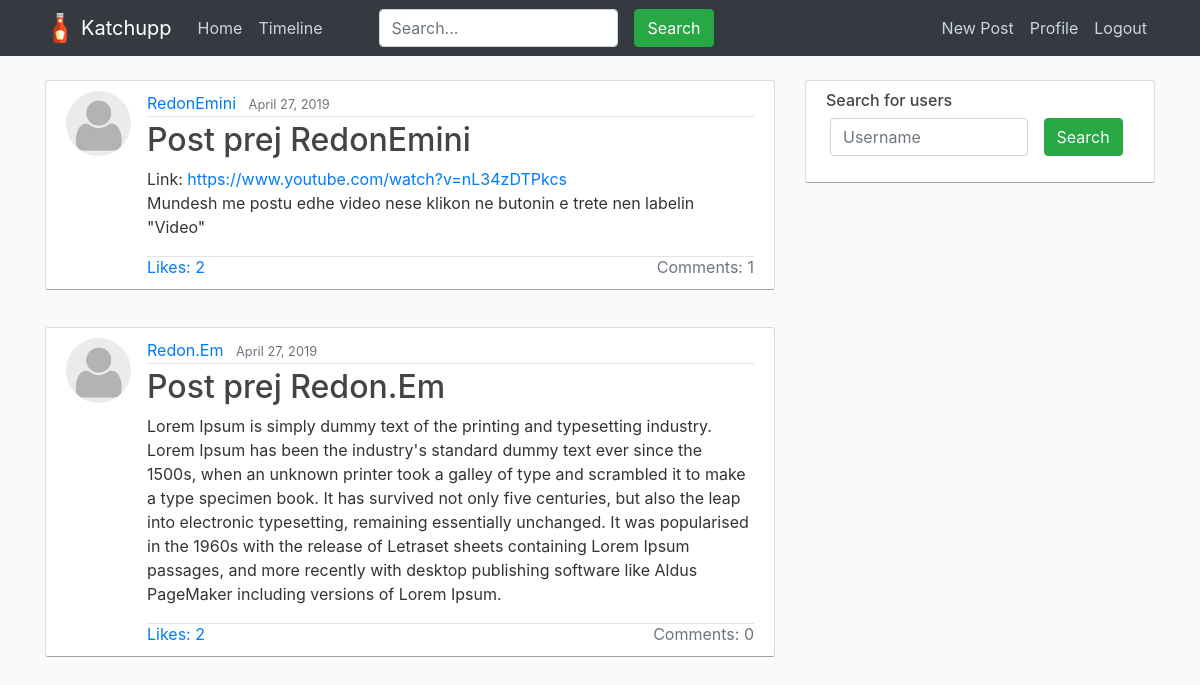
The app's page /timeline/ (signed in) with its own data.
### blogi/models.py (models this page shows, shortened)
class Post(models.Model):
	titulli = models.CharField(max_length=50, null= True, blank = True,verbose_name="Title")
	pershkrimi = models.TextField(max_length=1000, null= True, blank = True,verbose_name="Content")
	likes = models.ManyToManyField(User, related_name = "likes", blank = True)
	koha_posti = models.DateTimeField(default=timezone.now)
	autori = models.ForeignKey(User, on_delete=models.CASCADE)
	foto = models.ImageField(null= True, blank = True, height_field="height_field",width_field="width_field",upload_to="Fotot",verbose_name="Photo")
	foto2 = models.ImageField(null= True, blank = True, height_field="height_field",width_field="width_field",upload_to="Fotot",verbose_name="Second Photo")
	height_field = models.IntegerField(default=0, null= True, blank = True)
	width_field = models.IntegerField(default=0, null= True, blank = True)
	videofile= models.FileField(upload_to='videos', null=True, blank = True,verbose_name="Video")
	def __str__(self):
		if(self.titulli):
			return self.titulli + ", " + str(self.autori)
		else:
			return str(self.autori)
	def total_likes(self):
		return self.likes.count()

### users/models.py (models this page shows, shortened)
class Profile(models.Model):
    user = models.OneToOneField(User, on_delete=models.CASCADE)
    Name = models.CharField(null= True, blank = True, max_length=50, verbose_name="Name: ")
    Bio = models.TextField(max_length=500, null= True, blank = True,verbose_name="Bio: ")
    birth_date = models.DateTimeField(default=datetime.now,verbose_name="Born on: ")
    statusi = models.CharField(max_length = 50, null= True, blank = True, choices=statusi)
    image = models.ImageField(default='default.jpg', upload_to='profile_pics')
    friends = models.ManyToManyField(User, related_name = "friends", blank = True)
    followers = models.ManyToManyField(User, related_name = "followers", blank = True)
    def __str__(self):
        return f'{self.user.username} Profile'

### users/views.py (the view)
# urls.py: path('timeline/', user_views.timeline, name="timeline"),
def timeline(request):
    profile = Profile.objects.get(user__username=request.user)
    print(profile)
    friends = profile.friends.all()
    friend_posts = Post.objects.filter(autori__in = friends).order_by('-koha_posti')
    print(friend_posts)
    return render(request,"blogi/timeline.html",{"friend_posts":friend_posts})

### blogi/templates/blogi/timeline.html (shortened to what this page needs)
{% extends "blogi/base.html" %}
{% block content %}
{% for post in friend_posts%}
     <article class="media content-section">
        <a  href="{% url 'post-detail' post.id %}">
          <img class="rounded-circle article-img" src="{{ post.autori.profile.image.url }}">
        </a>
          <div class="media-body">
            <div class="article-metadata">
              <a class="mr-2" href="{% url 'users-profile' post.autori.id %}">{{ post.autori }}</a>
              <small class="text-muted">{{post.koha_posti|date:"F d, Y" }}</small>
            </div>
              {% if post.titulli %}
                <h2><a class="article-title" href="{% url 'post-detail' post.id %}">{{post.titulli}}</a></h2>
              {% endif %}
              <a href="{% url 'post-detail' post.id %}" style="text-decoration: none;color: inherit;">
                <p class="article-content">{{post.pershkrimi|urlize}}</p>
            </a>
              <div class="article-metadata">
              <p class="card-title text-muted" style="font-weight: normal;margin:0;display:inline;float:left;"><a href="{% url 'get_likes' post.id %}"> Likes: {{ post.total_likes }}</a></p>
              <p class="card-title text-muted" style="font-weight: normal;margin:0;display:inline;float:right;">Comments: {{ post.comment.count }}</p>
            </div>
          </div>
        </article>
{% endfor %}
{% endblock content %}

### blogi/static/home/main.css (style rules this page uses)
body { background: #fafafa; color: #333333; margin-top: 5rem; }
h1, h2, h3, h4, h5, h6 { color: #444444; }
.content-section { background: #ffffff; padding: 10px 20px; border: 1px solid #dddddd; border-bottom: 1px solid #a1a3a8; border-radius: 3px; margin-bottom: 5%; }
.article-title { color: #444444; }
.article-content { white-space: pre-line; }
.article-img { height: 65px; width: 65px; margin-right: 16px; }
.article-metadata { padding-bottom: 1px; margin-bottom: 4px; border-bottom: 1px solid #e3e3e3; }

### records on screen
Post: autori.profile.image (placeholder picture), autori "RedonEmini", koha_posti "April 27, 2019", titulli "Post prej RedonEmini", pershkrimi "Link: https://www.youtube.com/watch?v=nL34zDTPkcs Mundesh me postu edhe video nese klikon ne butonin e trete nen labelin \"Video\"", total_likes "2", comment.count "1"
Post: autori.profile.image (placeholder picture), autori "Redon.Em", koha_posti "April 27, 2019", titulli "Post prej Redon.Em", pershkrimi "Lorem Ipsum is simply dummy text of the printing and typesetting industry. Lorem Ipsum has been the industry's standard dummy text ever since the 1500s, when an unknown printer took a galley of type and scrambled it to make a type specimen book. It has survived not only five centuries, but also the leap into electronic typesetting, remaining essentially unchanged. It was popularised in the 1960s with the release of Letraset sheets containing Lorem Ipsum passages, and more recently with desktop publishing software like Aldus PageMaker including versions of Lorem Ipsum.", total_likes "2", comment.count "0"
